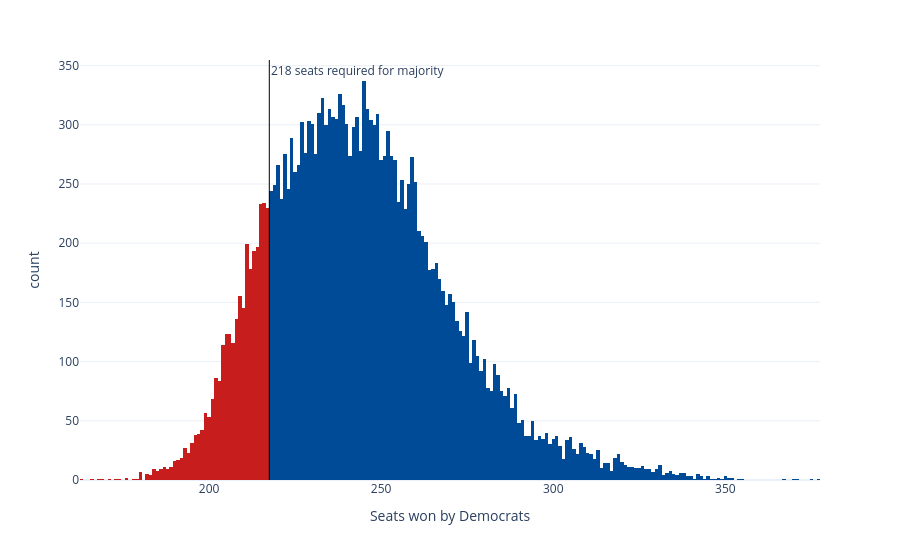

Source (notebook cell):
### Code cell
sims_hist = px.histogram(seat_sims, x='seats', nbins=np.unique(seat_sims['seats']).shape[0]*2, color='winner',
                         color_discrete_map={'Democrats': '#004b97', 'Republicans': '#c71e1d'},
                         labels={'seats':'Seats won by Democrats', 'winner': 'Winner'}, template='plotly_white')
sims_hist.update_traces(showlegend=False)
sims_hist.add_vline(x=217.5, line_width=1, line_color='black', annotation_text='218 seats required for majority', 
                    annotation_position='top right')
sims_hist

### Figure 1 — Plotly figure (JSON) as saved in the notebook; plotly's stock layout.template omitted (floating-point values rounded to 4 significant figures; data arrays with more than 128 entries replaced by an {"elided": "..."} marker saying what was removed)
{"data": [{"bingroup": "x", "hovertemplate": "Winner=Democrats<br>Seats won by Democrats=%{x}<br>count=%{y}<extra></extra>", "legendgroup": "Democrats", "marker": {"color": "#004b97", "pattern": {"shape": ""}}, "name": "Democrats", "nbinsx": 378, "orientation": "v", "showlegend": false, "type": "histogram", "x": {"elided": "16940 int values"}, "xaxis": "x", "yaxis": "y"}, {"bingroup": "x", "hovertemplate": "Winner=Republicans<br>Seats won by Democrats=%{x}<br>count=%{y}<extra></extra>", "legendgroup": "Republicans", "marker": {"color": "#c71e1d", "pattern": {"shape": ""}}, "name": "Republicans", "nbinsx": 378, "orientation": "v", "showlegend": false, "type": "histogram", "x": {"elided": "3060 int values"}, "xaxis": "x", "yaxis": "y"}], "layout": {"annotations": [{"showarrow": false, "text": "218 seats required for majority", "x": 217.5, "xanchor": "left", "xref": "x", "y": 1, "yanchor": "top", "yref": "y domain"}], "barmode": "relative", "legend": {"title": {"text": "Winner"}, "tracegroupgap": 0}, "margin": {"t": 60}, "shapes": [{"line": {"color": "black", "width": 1}, "type": "line", "x0": 217.5, "x1": 217.5, "xref": "x", "y0": 0, "y1": 1, "yref": "y domain"}], "xaxis": {"anchor": "y", "domain": [0, 1], "title": {"text": "Seats won by Democrats"}}, "yaxis": {"anchor": "x", "domain": [0, 1], "title": {"text": "count"}}}}
